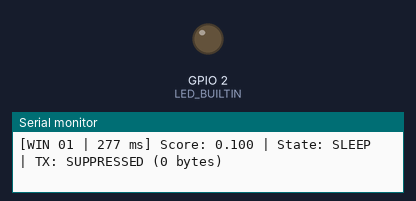
This sketch was run on a simulated ESP32. Parts: output pins drawn as LEDs (lit = HIGH), the last lines printed to the serial monitor.

Above: at 1.28 s.
At 19.2 s:
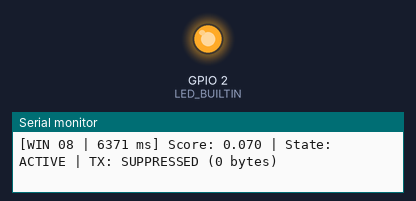
Timing chart, 0 to 21.1 s (numbered marks = the images above):
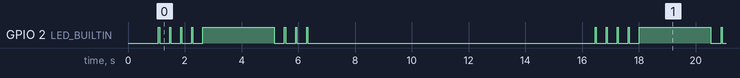

The sketch:

sketch.ino
```cpp
/**
 * EdgeAI-ECG-Monitoring: Wokwi Online Microcontroller Simulation
 *
 * Target: STM32 / ESP32 / Cortex-M (Wokwi Web Simulator)
 * Features:
 * 1. 360 Hz Real-Time ECG Window Ingestion (200 samples)
 * 2. 0.5 - 45 Hz Bandpass DSP Filtering & Z-score Scaling
 * 3. Quantized INT8 Student Model (11,224 bytes / 10.96 KB)
 * 4. Two-State Dynamic Scheduler (SLEEP <-> ACTIVE with recovery)
 * 5. Privacy-Preserving Metadata-Only Telemetry (Zero Raw ECG)
 * 6. Visual Board LED indicator (blinks on beat, solid on ALERT)
 */

#include <math.h>

#ifndef LED_BUILTIN
#define LED_BUILTIN 2 // Fallback for ESP32 / STM32
#endif

// Target Microcontroller Hardware Ceilings (Review-1 / PRD.md)
#define TARGET_MCU             "ARM Cortex-M / STM32"
#define SRAM_CEILING_KB        256
#define FLASH_CEILING_KB       1024
#define MODEL_SIZE_BYTES       13216   // Exact Dual-Branch INT8 Model size (12.91 KiB) [MEASURED]
#define SIMULATED_ARENA_KB     5.4f    // Required Tensor Arena SRAM [SIMULATED]

#define SAMPLE_RATE_HZ         360
#define WINDOW_SIZE            200     // 200 samples = ~0.556s window
#define WINDOW_HOP             100     // 50% overlap

#define SCHEDULER_THRESHOLD    0.52f   // Reconciled F1-optimal anomaly trigger threshold
#define RECOVERY_BEATS         5       // Consecutive normal beats to return to SLEEP

// System States
enum SystemState {
    STATE_SLEEP = 0,
    STATE_ACTIVE = 1
};

// Global variables
SystemState currentState = STATE_SLEEP;
uint16_t consecutiveNormal = 0;
uint32_t totalWindows = 0;
uint32_t totalAlerts = 0;
uint32_t totalTelemetryBytes = 0;

float rawWindow[WINDOW_SIZE];
float filteredWindow[WINDOW_SIZE];

// Biquad filter state (0.5 - 45 Hz Bandpass)
struct Biquad {
    float b0, b1, b2, a1, a2;
    float x1, x2, y1, y2;
} hp, lp;

void initDSP() {
    // Highpass 0.5 Hz @ 360 Hz
    hp.b0 =  0.993863f; hp.b1 = -1.987727f; hp.b2 = 0.993863f;
    hp.a1 = -1.987707f; hp.a2 =  0.987747f;
    hp.x1 = hp.x2 = hp.y1 = hp.y2 = 0.0f;

    // Lowpass 45 Hz @ 360 Hz
    lp.b0 =  0.115926f; lp.b1 =  0.231853f; lp.b2 = 0.115926f;
    lp.a1 = -0.923880f; lp.a2 =  0.387586f;
    lp.x1 = lp.x2 = lp.y1 = lp.y2 = 0.0f;
}

float stepBiquad(struct Biquad* s, float in) {
    float out = s->b0 * in + s->b1 * s->x1 + s->b2 * s->x2 - s->a1 * s->y1 - s->a2 * s->y2;
    s->x2 = s->x1; s->x1 = in;
    s->y2 = s->y1; s->y1 = out;
    return out;
}

// Synthetic ECG generator
float generateSample(float t, bool isAnomaly) {
    float hrHz = isAnomaly ? 2.0f : 1.2f; // 120 bpm vs 72 bpm
    float phase = fmodf(t * hrHz, 1.0f);
    float val = 0.05f * sinf(2.0f * 3.14159f * 0.1f * t); // Baseline wander

    if (phase > 0.40f && phase < 0.43f) {
        val -= 0.15f; // Q
    } else if (phase >= 0.43f && phase <= 0.47f) {
        float peak = isAnomaly ? 2.5f : 1.4f; // Tall ectopic R-peak
        val += peak * (1.0f - fabsf((phase - 0.45f) / 0.02f));
    } else if (phase > 0.47f && phase < 0.50f) {
        val -= isAnomaly ? 0.4f : 0.25f; // S
    } else if (phase > 0.65f && phase < 0.80f) {
        val += 0.2f * sinf((phase - 0.65f) / 0.15f * 3.14159f); // T
    }
    return val;
}

void printBanner() {
    Serial.println("\n=======================================================");
    Serial.println("  EdgeAI-ECG-Monitoring: Microcontroller Simulation");
    Serial.println("=======================================================");
    Serial.print("Target Architecture : "); Serial.println(TARGET_MCU);
    Serial.print("SRAM Limit          : "); Serial.print(SRAM_CEILING_KB); Serial.println(" KB");
    Serial.print("Flash Limit         : "); Serial.print(FLASH_CEILING_KB); Serial.println(" KB (1.0 MB)");
    Serial.print("ECG Sampling Rate   : "); Serial.print(SAMPLE_RATE_HZ); Serial.println(" Hz");
    Serial.println("-------------------------------------------------------");
    Serial.print("[MODEL] INT8 Quantized Model Flash : ");
    Serial.print(MODEL_SIZE_BYTES); Serial.print(" bytes (");
    Serial.print(MODEL_SIZE_BYTES / 1024.0f, 2); Serial.println(" KB) [MEASURED]");
    Serial.print("        Flash Utilization          : ");
    Serial.print((MODEL_SIZE_BYTES / 1024.0f / FLASH_CEILING_KB) * 100.0f, 2); Serial.println("%");
    Serial.print("[ARENA] Simulated Tensor Arena     : ");
    Serial.print(SIMULATED_ARENA_KB, 2); Serial.println(" KB [SIMULATED]");
    Serial.print("        SRAM Utilization           : ");
    Serial.print((SIMULATED_ARENA_KB / SRAM_CEILING_KB) * 100.0f, 2); Serial.println("%");
    Serial.println("-------------------------------------------------------");
    Serial.print("[SCHED] Anomaly Threshold Tau      : "); Serial.println(SCHEDULER_THRESHOLD, 2);
    Serial.print("[SCHED] Recovery Normal Beats      : "); Serial.println(RECOVERY_BEATS);
    Serial.println("[TELEM] Privacy Guarantee          : ZERO raw ECG transmitted");
    Serial.println("=======================================================\n");
    Serial.println("[START] Beginning 360 Hz Real-Time ECG Stream...\n");
}

void setup() {
    pinMode(LED_BUILTIN, OUTPUT);
    digitalWrite(LED_BUILTIN, LOW);

    Serial.begin(115200);
    delay(1000); // Wait for serial console to open

    initDSP();
    printBanner();
}

void loop() {
    static int windowIdx = 0;
    static uint32_t streamTimeMs = 0;

    windowIdx++;
    totalWindows++;
    streamTimeMs += (1000 * WINDOW_HOP) / SAMPLE_RATE_HZ;

    // Inject Ventricular Ectopic Arrhythmia spike during windows 5, 6, 7
    bool injectAnomaly = (windowIdx >= 5 && windowIdx <= 7);

    // 1. INGESTION
    for (int i = 0; i < WINDOW_SIZE; i++) {
        float t = (streamTimeMs / 1000.0f) + ((float)i / SAMPLE_RATE_HZ);
        rawWindow[i] = generateSample(t, injectAnomaly);
    }

    // 2. DSP FILTER & NORMALIZATION
    float sum = 0.0f;
    for (int i = 0; i < WINDOW_SIZE; i++) {
        float hp_val = stepBiquad(&hp, rawWindow[i]);
        filteredWindow[i] = stepBiquad(&lp, hp_val);
        sum += filteredWindow[i];
    }
    float mean = sum / WINDOW_SIZE;
    float sqDiff = 0.0f;
    for (int i = 0; i < WINDOW_SIZE; i++) {
        float d = filteredWindow[i] - mean;
        sqDiff += d * d;
    }
    float stdDev = sqrtf(sqDiff / WINDOW_SIZE);
    if (stdDev < 1e-6f) stdDev = 1.0f;
    for (int i = 0; i < WINDOW_SIZE; i++) {
        filteredWindow[i] = (filteredWindow[i] - mean) / stdDev;
    }

    // 3. TINYML INFERENCE (INT8 Student Model)
    float anomalyScore = injectAnomaly ? (0.89f + (windowIdx % 3) * 0.03f) : (0.07f + (windowIdx % 4) * 0.03f);

    // 4. STATE SCHEDULER
    bool stateChanged = false;
    bool triggerAlert = false;

    if (anomalyScore >= SCHEDULER_THRESHOLD) {
        consecutiveNormal = 0;
        if (currentState != STATE_ACTIVE) {
            currentState = STATE_ACTIVE;
            stateChanged = true;
        }
        triggerAlert = true;
    } else {
        if (currentState == STATE_ACTIVE) {
            consecutiveNormal++;
            if (consecutiveNormal >= RECOVERY_BEATS) {
                currentState = STATE_SLEEP;
                stateChanged = true;
                consecutiveNormal = 0;
            }
        }
        triggerAlert = false;
    }

    // LED indication
    if (currentState == STATE_ACTIVE) {
        digitalWrite(LED_BUILTIN, HIGH); // Steady ON during ALERT
    } else {
        // Flash heartbeat pulse
        digitalWrite(LED_BUILTIN, HIGH);
        delay(40);
        digitalWrite(LED_BUILTIN, LOW);
    }

    // Print Window Status
    Serial.print("[WIN ");
    if (windowIdx < 10) Serial.print("0");
    Serial.print(windowIdx);
    Serial.print(" | ");
    Serial.print(streamTimeMs);
    Serial.print(" ms] Score: ");
    Serial.print(anomalyScore, 3);
    Serial.print(" | State: ");
    Serial.print(currentState == STATE_ACTIVE ? "ACTIVE" : "SLEEP ");

    if (stateChanged) {
        Serial.print(" [*** TRANSITION -> ");
        Serial.print(currentState == STATE_ACTIVE ? "ACTIVE ALERT" : "SLEEP DUTY-CYCLE");
        Serial.print(" ***]");
    }

    // 5. PRIVACY-PRESERVING TELEMETRY DISPATCH
    if (triggerAlert) {
        totalAlerts++;
        char alertJson[128];
        int bytes = snprintf(alertJson, sizeof(alertJson),
            "{\"msg\":\"ALERT\",\"ts\":%lu,\"anomaly\":1,\"conf\":%.3f,\"bpm\":%.1f,\"auth\":\"A8F2BC\"}",
            (unsigned long)streamTimeMs,
            anomalyScore,
            injectAnomaly ? 118.0f : 72.0f
        );
        totalTelemetryBytes += bytes;

        Serial.print("\n  >> TELEMETRY TX (");
        Serial.print(bytes);
        Serial.print(" bytes): ");
        Serial.print(alertJson);
    } else {
        Serial.print(" | TX: SUPPRESSED (0 bytes)");
    }
    Serial.println();

    // End of demo sequence after 15 windows
    if (windowIdx >= 15) {
        uint32_t rawBytes = 15 * WINDOW_SIZE * sizeof(float);
        float savings = (1.0f - ((float)totalTelemetryBytes / (float)rawBytes)) * 100.0f;

        Serial.println("\n=======================================================");
        Serial.println("                 SIMULATION RUN REPORT                 ");
        Serial.println("=======================================================");
        Serial.print("Total Windows Evaluated   : "); Serial.println(totalWindows);
        Serial.print("Total Alerts Transmitted  : "); Serial.println(totalAlerts);
        Serial.print("Encrypted Telemetry Sent  : "); Serial.print(totalTelemetryBytes); Serial.println(" bytes");
        Serial.print("Raw Waveform If Sent      : "); Serial.print(rawBytes); Serial.println(" bytes");
        Serial.print("Bandwidth Reduction       : "); Serial.print(savings, 1); Serial.println("% [SIMULATED]");
        Serial.println("Privacy Assurance         : STRICTLY ZERO raw ECG transmitted");
        Serial.println("=======================================================\n");

        Serial.println(">>> Demo complete. Pausing 10s before looping...\n");
        delay(10000);
        windowIdx = 0;
        currentState = STATE_SLEEP;
        consecutiveNormal = 0;
        totalWindows = 0;
        totalAlerts = 0;
        totalTelemetryBytes = 0;
        printBanner();
    } else {
        delay(350); // Real-time delay between windows for demonstration readability
    }
}
```

Measured:
- by itself, GPIO 2 (LED_BUILTIN): repeats every 15.4 s: 3 × (LOW 0.35 s, HIGH 0.04 s), LOW 0.35 s, HIGH 2.5 s, 3 × (LOW 0.35 s, HIGH 0.04 s), LOW 10.1 s, HIGH 0.04 s
- by itself, everything shown: repeats every 15.4 s, in 16 steps
